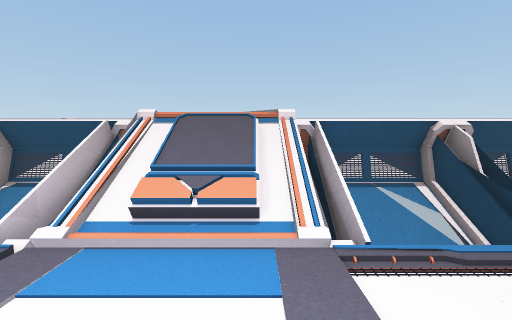
View 1 (above)

12 first-person views from a walk through a 3-D level made in the Unity game engine. The camera is 1.5 m above the floor, tilts 6° down and sees 90° across. The floor is counted in squares, 1 m on a side. Each view is taken from the middle of a square. On the plan, view 1 faces up. The plan holds only what a view shows up to about 13 squares ahead; the rest is blank. Some surface patterns are stand-ins.

View 2
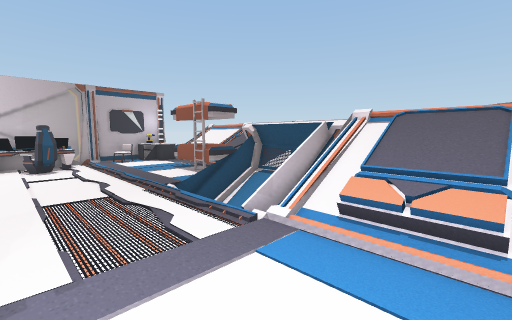

View 3
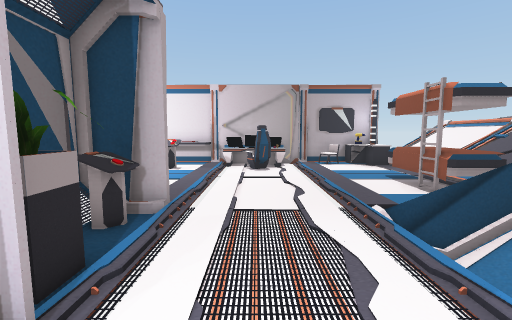

View 4
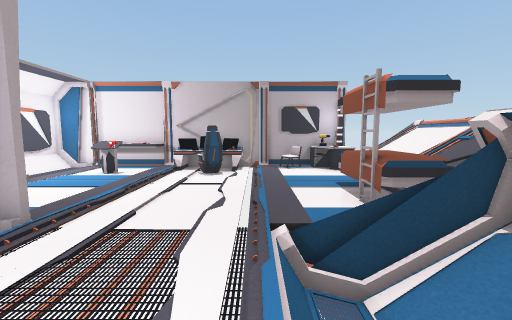

View 5
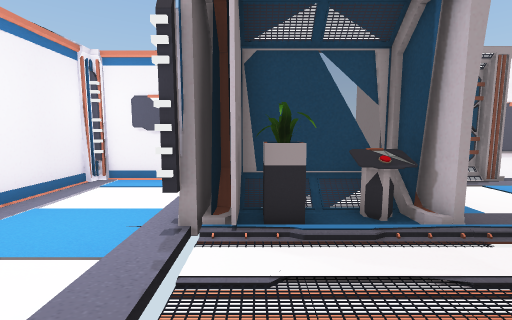

View 6
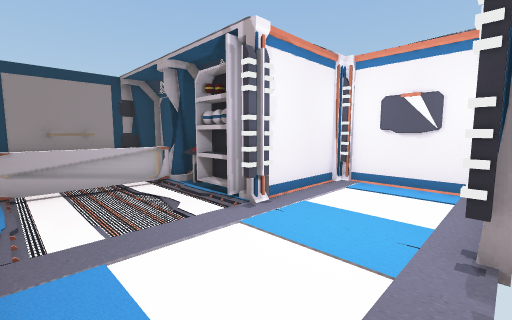

View 7
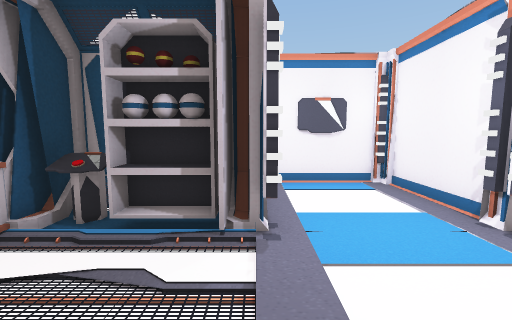

View 8
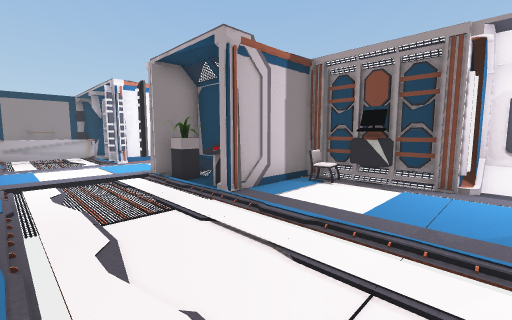

View 9
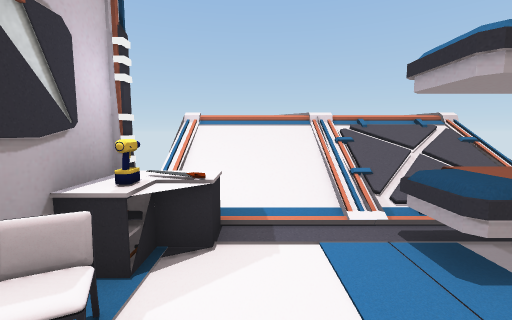

View 10
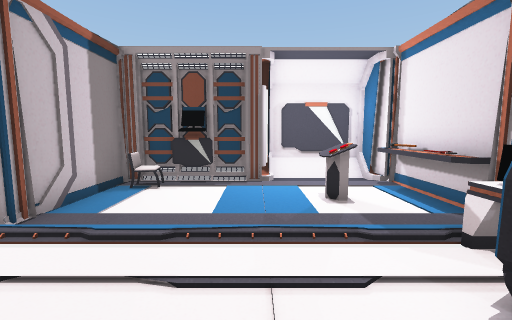

View 11
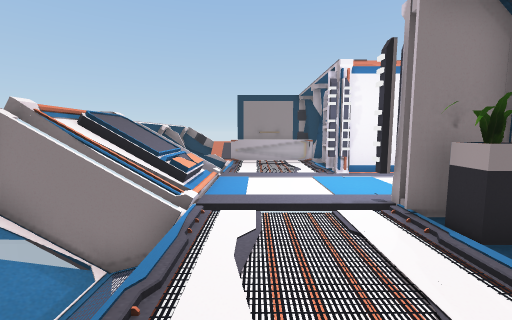

View 12
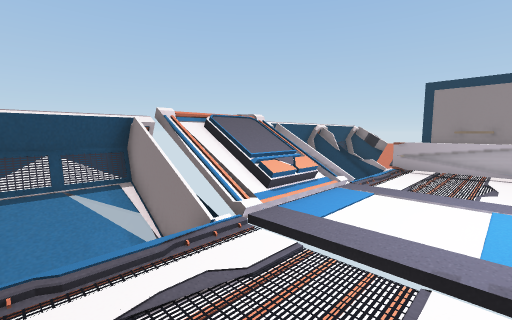

### Floor plan
Key: @ floor where view 1 was taken; # wall or solid block; . main floor; - floor 0.25 m lower than the main floor; : floor 0.5 m higher than the main floor; / step, stairs or slope; = window, fence, low wall or low ledge; v drop or lower ground; B bed; E desk; C chair; P plant; M computer; O other object.
Columns run from 15 left of view 1 to 7 right of it. Each row starts with its distance up from view 1.
  8  ::::::
  7 #O..BBBB###### ########
  6 OO..BBBB#vvv#####vvv#
  5 C.......vvvvvOOO=vvv= v
  4 #.......vvvvvOOOvv  v v
  3 #/////////////./////=.
  2 #E-..--...../.../...=.
  1 EEO-----..../.../...=.
  0 EE.............@....=.
 -1 #.......#O.##...#OOO#
 -2 O.O.....#OP##...#######
 -3 O.O.....#   #...#
 -4 O.....MC#   #...#
 -5 #...#MMM#   #####
 -6 #####

Positions as (right, up) in squares from view 1, and headings:
1: (0, 0), facing up
2: (0, 0), facing up-left
3: (-2, 1), facing left
4: (-3, 3), facing left
5: (-4, 3), facing down
6: (-3, 3), facing down-right
7: (1, 3), facing down
8: (-12, 3), facing down-right
9: (-13, 3), facing up
10: (-11, 3), facing down
11: (-8, 2), facing right
12: (-6, 0), facing up-right
